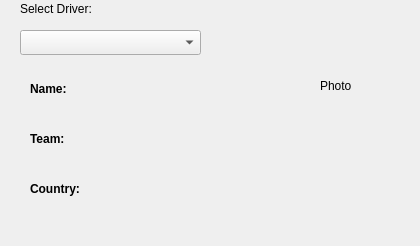
      <widget class="QWidget" name="pageDriver">
       <widget class="QComboBox" name="cbRacers">
        <property name="geometry">
         <rect>
          <x>20</x>
          <y>30</y>
          <width>181</width>
          <height>25</height>
         </rect>
        </property>
       </widget>
       <widget class="QLabel" name="lbDriver">
        <property name="geometry">
         <rect>
          <x>20</x>
          <y>0</y>
          <width>181</width>
          <height>17</height>
         </rect>
        </property>
        <property name="text">
         <string>Select Driver:</string>
        </property>
       </widget>
       <widget class="QLabel" name="lbPhoto">
        <property name="geometry">
         <rect>
          <x>320</x>
          <y>30</y>
          <width>91</width>
          <height>111</height>
         </rect>
        </property>
        <property name="text">
         <string>Photo</string>
        </property>
       </widget>
       <widget class="QLabel" name="lbName">
        <property name="geometry">
         <rect>
          <x>30</x>
          <y>80</y>
          <width>67</width>
          <height>17</height>
         </rect>
        </property>
        <property name="font">
         <font>
          <weight>75</weight>
          <bold>true</bold>
         </font>
        </property>
        <property name="text">
         <string>Name:</string>
        </property>
       </widget>
       <widget class="QLabel" name="invName">
        <property name="geometry">
         <rect>
          <x>30</x>
          <y>100</y>
          <width>201</width>
          <height>17</height>
         </rect>
        </property>
        <property name="text">
         <string/>
        </property>
       </widget>
       <widget class="QLabel" name="invTeam">
        <property name="geometry">
         <rect>
          <x>30</x>
          <y>150</y>
          <width>201</width>
          <height>17</height>
         </rect>
        </property>
        <property name="text">
         <string/>
        </property>
       </widget>
       <widget class="QLabel" name="lbTeam">
        <property name="geometry">
         <rect>
          <x>30</x>
          <y>130</y>
          <width>67</width>
          <height>17</height>
         </rect>
        </property>
        <property name="font">
         <font>
          <weight>75</weight>
          <bold>true</bold>
         </font>
        </property>
        <property name="text">
         <string>Team:</string>
        </property>
       </widget>
       <widget class="QLabel" name="lbCountry">
        <property name="geometry">
         <rect>
          <x>30</x>
          <y>180</y>
          <width>67</width>
          <height>17</height>
         </rect>
        </property>
        <property name="font">
         <font>
          <weight>75</weight>
          <bold>true</bold>
         </font>
        </property>
        <property name="text">
         <string>Country:</string>
        </property>
       </widget>
       <widget class="QLabel" name="invCountry">
        <property name="geometry">
         <rect>
          <x>30</x>
          <y>200</y>
          <width>201</width>
          <height>17</height>
         </rect>
        </property>
        <property name="text">
         <string/>
        </property>
       </widget>
       <widget class="QLabel" name="invCountry2">
        <property name="geometry">
         <rect>
          <x>30</x>
          <y>220</y>
          <width>201</width>
          <height>17</height>
         </rect>
        </property>
        <property name="text">
         <string/>
        </property>
       </widget>
      </widget>
